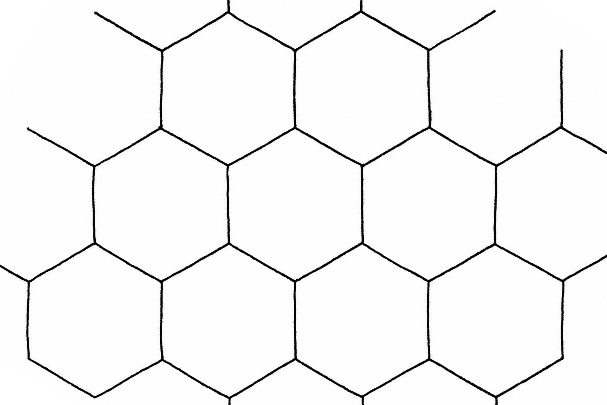
//> input picture HarrisCorner/ape.jpg, 607 x 405 px
$ ./harris ape.jpg 3   (built with g++ and OpenCV 4)
//> lines starting //> are read from the running program, lines starting //| are printed output that depends on the picture; after the words box and inside, x2 and y2 are one past the last pixel; in counts of white or black regions, pixels touching at a corner belong together
/*
 * Harris Corner Detection
*/
#include <iostream>
#include <opencv2/opencv.hpp>

using namespace std;
using namespace cv;

Mat L_X,L_Y;
Mat src1;
/*
 * Funzione per trasformare una immagine "src" in b/n
*/
Mat blackwhite(Mat src)
{
	Mat output = src.clone();
	int x,y;

	for (x=0; x < src.rows; x++)
	{
		for (y=0; y < src.cols; y++)
		{
			if (src.at<uchar>(x,y)<128)
				output.at<uchar>(x,y) = 0;
			else
				output.at<uchar>(x,y) = 255;
		}
	}

return output;
}

/*
 * Filtro Roberts con formula
*/
void roberts(Mat src)
{
	L_X = Mat(src.rows, src.cols, DataType<float>::type);
	L_Y = L_X.clone();
	int x,y;

	for (x=1; x < src.rows-1; x++)
	{
		for (y=1;y<src.cols-1; y++)
		{
			L_X.at<float>(x,y) = abs(src.at<uchar>(x+1,y+1) - src.at<uchar>(x,y));
			L_Y.at<float>(x,y) = abs(src.at<uchar>(x+1,y) - src.at<uchar>(x,y+1));
		}
	}
}

/*
 * Funzione Harris
*/
void harris(Mat src,int treshold)
{
	float det,trace;
	int x,y;
	float C00,C11,C10;

	for (x = 3; x < src.rows-3; x++)
	{
		for (y = 3; y<src.cols-3; y++)
		{
			C00=C11=C10=0;

			for(int i=-3; i<=3; i++)
			{
				for(int j=-3; j<=3; j++)
				{
					C00 += pow(L_X.at<float>(x+i,y+j),2);
					C11 += pow(L_Y.at<float>(x+i,y+j),2);
					C10 += L_X.at<float>(x+i,y+j) * L_Y.at<float>(x+i,y+j);
				}
			}
			det = (C00 * C11) - (C10 * C10);
			trace = C00 + C11;
			double k = 0.04; //Fattore K
			double R = det - k * (pow(trace,2));

			if (R > treshold * 1e+11) //Moltiplico per 1e+11 perche' ho bisogno di un treshold molto alto
			{
				circle(src1, Point(y,x), 5, Scalar(255,255,0), 2, 8, 0);
			}
		}
	}
}

int main(int argc, char **argv){
	if(argc != 3)
	{
		printf("Sintassi non corretta! ./harris [imgPath] [Treshold]");
		return -1;
	}

	Mat src = imread(argv[1],0);
//> src is the input picture: 405 rows x 607 cols, CV_8UC1; min 0, max 255, mean 245.9
	src1 = imread(argv[1],1);
	int tresh = atoi(argv[2]); //5
//> tresh = 3

	namedWindow("Source",WINDOW_AUTOSIZE);
	imshow("Source",src);
	waitKey(0);

	Mat bw = blackwhite(src);
//> after the loop in blackwhite, `for (x=0; x < src.rows; x++)`:
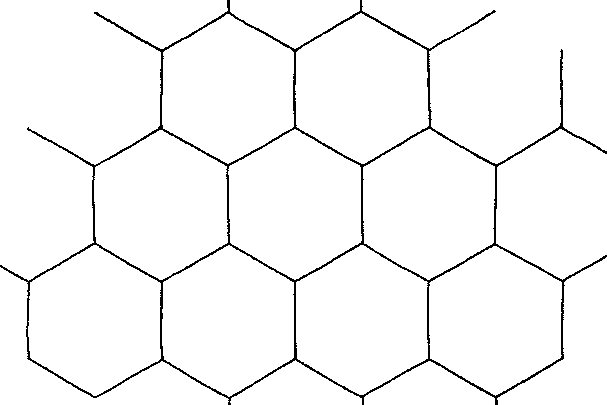
//> output: 405 rows x 607 cols, CV_8UC1; 96.8% white; black in thin lines or dots
	roberts(bw);
//> after the loop in roberts, `for (x=1; x < src.rows-1; x++)`:
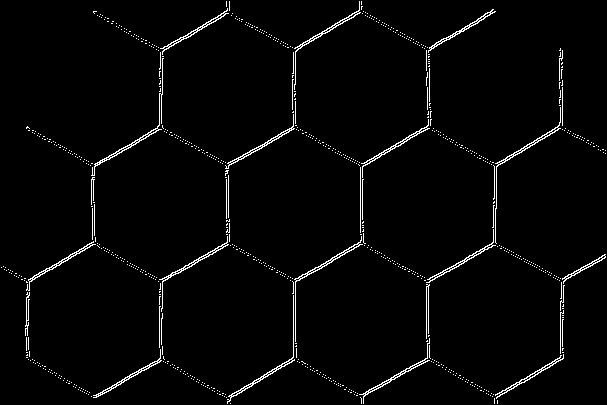
//> L_X: 405 rows x 607 cols, CV_32FC1; 2.5% white in thin lines or dots
//> after the loop in roberts, `for (x=1; x < src.rows-1; x++)`:
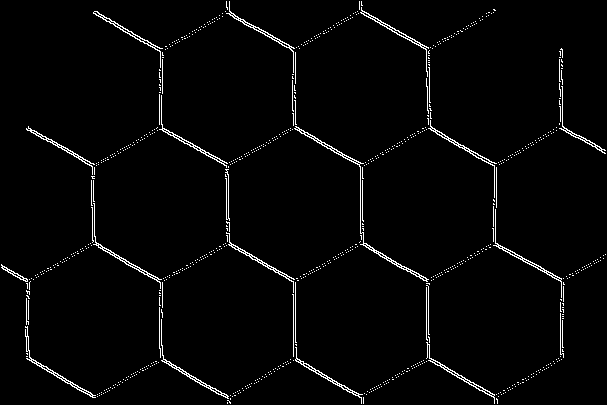
//> L_Y: 405 rows x 607 cols, CV_32FC1; 2.5% white in thin lines or dots
	harris(bw,tresh);
//> after the loop in harris, `for (x = 3; x < src.rows-3; x++)`:
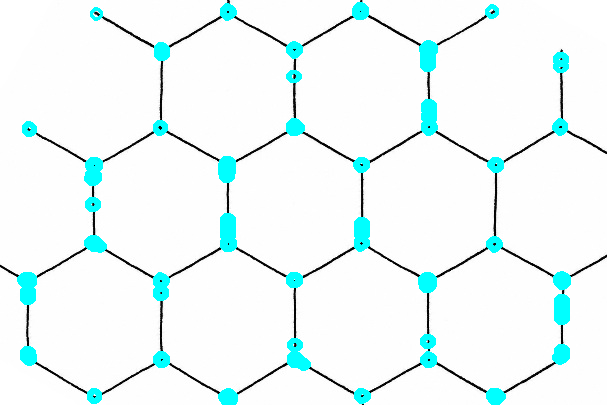
//> src1: 405 rows x 607 cols, CV_8UC3; 4.65% of pixels changed, all inside (x1, y1, x2, y2) = (17, 2, 571, 405)
//> after the loop in harris, `for (x = 3; x < src.rows-3; x++)`: C00 = 0

	namedWindow("Harris",WINDOW_AUTOSIZE);
	imshow("Harris",src1);
	waitKey(0);

return 0;
}
